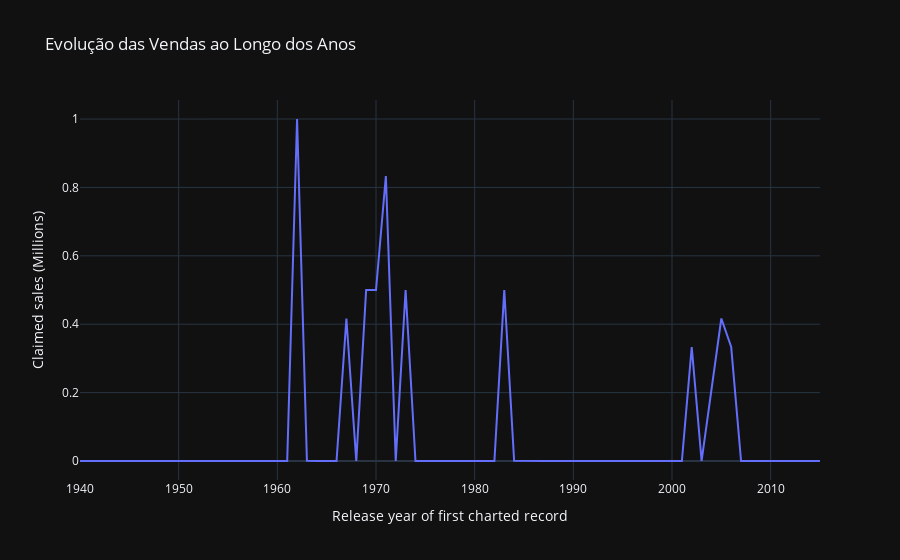

Source (notebook cell):
### Markdown cell above
## Gráfico de Linha de Evolução das Vendas:

Gráfico de linha para mostrar a evolução agregada das vendas ao longo dos anos.

### Code cell
sales_over_time = df_clean.groupby('Release year of first charted record')['Claimed sales (Millions)'].sum().reset_index()
fig = px.line(sales_over_time, x='Release year of first charted record', y='Claimed sales (Millions)', title='Evolução das Vendas ao Longo dos Anos')
fig.show()

### Figure 1 — Plotly figure (JSON) as saved in the notebook; plotly's stock layout.template omitted (floating-point values rounded to 4 significant figures)
{"data": [{"hovertemplate": "Release year of first charted record=%{x}<br>Claimed sales (Millions)=%{y}<extra></extra>", "legendgroup": "", "line": {"color": "#636efa", "dash": "solid"}, "marker": {"symbol": "circle"}, "mode": "lines", "name": "", "orientation": "v", "showlegend": false, "x": [1940, 1956, 1960, 1961, 1962, 1963, 1964, 1965, 1966, 1967, 1968, 1969, 1970, 1971, 1972, 1973, 1974, 1975, 1977, 1978, 1979, 1980, 1981, 1982, 1983, 1984, 1987, 1988, 1989, 1990, 1991, 1993, 1994, 1995, 1996, 1998, 1999, 2000, 2001, 2002, 2003, 2005, 2006, 2007, 2008, 2009, 2010, 2011, 2012, 2013, 2015], "xaxis": "x", "y": [0.0001249, 0.0007328, 4.996e-05, 0.0, 1.0, 0.000533, 4.164e-05, 4.164e-05, 8.327e-05, 0.4167, 0.0002415, 0.5001, 0.5001, 0.8335, 0.0003331, 0.5002, 4.164e-05, 0.0002915, 9.16e-05, 9.16e-05, 4.164e-05, 0.0001249, 0.0003581, 4.164e-05, 0.5001, 0.0003664, 0.0001166, 4.164e-05, 0.0001582, 0.0002415, 0.0, 4.164e-05, 3.331e-05, 7.495e-05, 8.327e-05, 0.0001665, 0.0003581, 8.327e-05, 2.498e-05, 0.3333, 0.0001416, 0.4167, 0.3333, 8.327e-06, 0.0002698, 0.0002831, 0.0001665, 0.0001249, 0.0, 1.665e-05, 8.327e-06], "yaxis": "y", "type": "scatter"}], "layout": {"xaxis": {"anchor": "y", "domain": [0.0, 1.0], "title": {"text": "Release year of first charted record"}}, "yaxis": {"anchor": "x", "domain": [0.0, 1.0], "title": {"text": "Claimed sales (Millions)"}}, "legend": {"tracegroupgap": 0}, "title": {"text": "Evolução das Vendas ao Longo dos Anos"}}}
